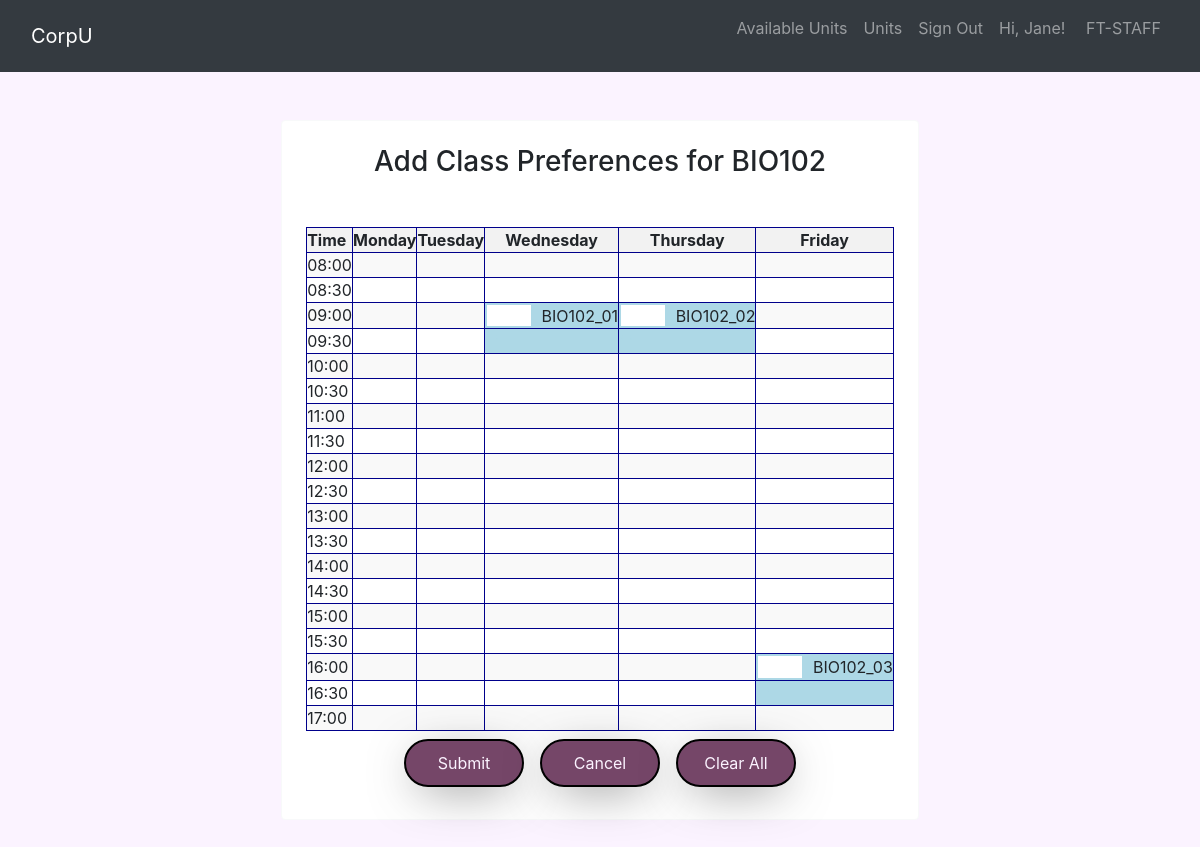
Page /class_preferences_edit.php?applicantID=10001&unitCode=BIO102&edit=0 (signed in) on the committed database.
### tables this page shows
CREATE TABLE `class` (
  `classCode` varchar(20) NOT NULL,
  `className` varchar(255) NOT NULL,
  `classType` varchar(255) DEFAULT NULL,
  `classStartTime` varchar(255) DEFAULT NULL,
  `classEndTime` varchar(255) DEFAULT NULL,
  `classDay` varchar(255) DEFAULT NULL,
  `class_description` varchar(10000) DEFAULT NULL,
  `unitCode` varchar(20) DEFAULT NULL,
  `userID` varchar(10) DEFAULT NULL,
  `classroom` varchar(255) NOT NULL
);

### class_preferences_edit.php (the view, shortened to what this page needs)
<!DOCTYPE html>
<html lang="en">
<head>
    <link rel="stylesheet" href="https://cdn.jsdelivr.net/npm/bootstrap@4.6.2/dist/css/bootstrap.min.css">
    <link rel="stylesheet" href="style/class_sessions.css">
</head>
<body>
    <?php
    include 'generateNav.php';
    require_once('generateTimeTable.php');
    $nav = generateNav();
    echo $nav;
    ?>
    <?php
        require 'connections.php';
        $unitCode = $_REQUEST['unitCode'];
        $applicantID = $_SESSION['userID'];
        $query = "SELECT * FROM class WHERE unitCode='$unitCode'";
        $result = $mysqli->query($query);
        $query2 = "SELECT classCode as class FROM class";
        $result2 = $mysqli->query($query2);
        $TIMETABLE = generatePrefClassTable($applicantID, $result, $result2, $edit=true, $mainColor='lightblue');
    ?>
    <div class="container my-5">
        <div class="d-flex align-items-center align-self-center">
            <div class="container-fluid d-flex justify-content-center">
                <div class="card p-4 border-light">
                    <form action="<?php echo htmlspecialchars($_SERVER["PHP_SELF"]);?>?submit=1&applicantID=<?php echo $applicantID;?>&edit=0" method="post">
                        <h3 class="text-center mb-5">Add Class Preferences for <?php echo $unitCode;?></h3>
                        <?php echo $TIMETABLE;?>
                        <div class="container-fluid d-flex justify-content-center">
                            <button class="btn butt_out m-2" type="submit">Submit</button>
                            <a class="btn butt_out m-2" href="units.php">Cancel</a>
                            <a class="btn butt_out m-2" href="clear_preferences.php?applicantID=<?php echo $applicantID;?>&unitCode=<?php echo $unitCode;?>">Clear All</a>
                        </div>
                    </form>
                </div>
            </div>
        </div>
    </div>
</body>
</html>

### generateTimeTable.php (shortened to what this page needs)
<?php
function generateTimeTableTemplateArray(){
        return $timetable;
}
function getStartToEndTimes($start, $end){
    $times = array(
        '08:00', '08:30', '09:00', '09:30', '10:00', '10:30', '11:00', '11:30',
        '12:00', '12:30', '13:00', '13:30', '14:00', '14:30', '15:00', '15:30',
        '16:00', '16:30', '17:00', '17:30', '18:00', '18:30', '19:00', '19:30',
        '20:00', '20:30', '21:00', '21:30'
    );
    $startTimeIndex = array_search($start, $times);
    $n = array_search($end, $times) - array_search($start, $times) + 1;
    return array_slice($times, $startTimeIndex, $n);
}
function generatePrefClassTable(
    $applicantID, $result, $result2, $edit=false, $mainColor=NULL,
    $allColors = [
        0 => 'violet',
        1 =>'dodgerblue',
        2 =>'tomato',
        3 => 'pink',
        4 => 'mediumseagreen',
        5 => 'green',
        6 => 'orange',
        7 => 'brown',
        8 => 'taupe']
    ){
    require 'connections.php';
    $CLASSES = [];
    while ($row = $result2 -> fetch_object()) {
        $class = $row->class;
        array_push($CLASSES, $class);
    };
    $timetable = generateTimeTableTemplateArray();
    while ($row = mysqli_fetch_assoc($result)) {
        $day = array_key_exists('day', $row) ? $row['day']: $row['classDay'];
        $start_time = array_key_exists('start_time', $row) ? $row['start_time']: $row['classStartTime'];
        $end_time = array_key_exists('end_time', $row) ? $row['end_time']: $row['classEndTime'];
        $class_name = array_key_exists('class_name', $row) ? $row['class_name']: $row['className'];
        $class_code = array_key_exists('class_code', $row) ? $row['class_code']: $row['classCode'];
        $color = ($mainColor===NULL) ? $allColors[array_search($class_name, $CLASSES)]:$mainColor;
        $sql = "SELECT * FROM preferences WHERE preferences.classCode = '$class_code' and preferences.userID = '$applicantID' ";
        $preferences_results = $mysqli->query($sql);
        $prefLevel = '';
        if ($edit===true) {
            $start_info = <<<HTML
        <div class='class-block' style='background-color: $color; padding:0; margin:0; height: 100%;'>
        <div style='margin: 0; padding:0;'><input type="number" name='preferences[]' value='{$prefLevel}' size=2 style="font-size: 1rem; margin: 0; padding:0; text-align: center; border: solid 2px lightblue; width: 3rem; height: 1.6rem; border-radius: 2px; background-color: white; margin-right:4px;"/> $class_code</div>
        <input type="hidden" name="classCode[]" value="{$class_code}" />
HTML;
        }
        $end_info = "<div class='class-block' style='background-color: $color; color: $color; padding: 0; margin:0; height: 100%;'>' '</div>";
        $times = getStartToEndTimes($start_time, $end_time);
        $n_times = count($times) - 1;
        foreach ($times as $i=>$time){
            if ($i==0){
                $timetable[$time][$day]= $start_info;
            }
            if ($i==($n_times - 1)) {
                $timetable[$time][$day]= $end_info;
            }
        };
    }
    $TIMETABLE = '';
    $days = ['Monday', 'Tuesday', 'Wednesday', 'Thursday', 'Friday'];
    $TIMETABLE .= "<table style='border-collapse: collapse; border-color: red; border: 1px solid darkblue;'>" . PHP_EOL .
    "<tr><th style='border: 1px solid darkblue; padding:0; margin:0;'>Time</th>";
    foreach ($days as $day) {
        $TIMETABLE .= "<th style='text-align: center; border: 1px solid darkblue; padding:0; margin:0; height: 1.5rem;'>$day</th>";
    }
    foreach ($timetable as $row) {
        $TIMETABLE .= "<tr>";
        foreach ($row as $cell) {
            $TIMETABLE .= "<td style='border: 1px solid darkblue; padding:0; margin:0; height: 1.5rem;'>" . $cell . "</td>";
        }
        $TIMETABLE .= "</tr>";
    }
    $TIMETABLE .= "</table>";
    return $TIMETABLE;
}
?>

### style/class_sessions.css (style rules this page uses)
body { background: #fbf3ff; }
table { border-collapse: collapse; width: 100%; }
th, td { border: 1px solid #ddd; padding: 8px; text-align: left; }
th { background-color: #f2f2f2; }
tr:nth-child(even) { background-color: #f9f9f9; }
.butt_out { background: #754668; color: #fbf3ff; width: 120px; border: 2px solid#000000; border-radius: 25px; padding: 10px; -webkit-box-shadow: 0px 10px 49px -14px rgba(0, 0, 0, 0.7); -moz-box-shadow: 0px 10px 49px -14px rgba(0, 0, 0, 0.7); box-shadow: 0px 10px 49px -14px rgba(0, 0, 0, 0.7); }

### rows in the picture
class: classCode "BIO102_01"
class: classCode "BIO102_02"
class: classCode "BIO102_03"

### other values in the picture
$_SESSION['givenName'] "Jane"
$unitCode "BIO102"
$day "Monday"
$day "Tuesday"
$day "Wednesday"
$day "Thursday"
$day "Friday"
$cell "08:00"
$cell "08:30"
$cell "09:00"
$cell "09:30"
$cell "10:00"
$cell "10:30"
$cell "11:00"
$cell "11:30"
